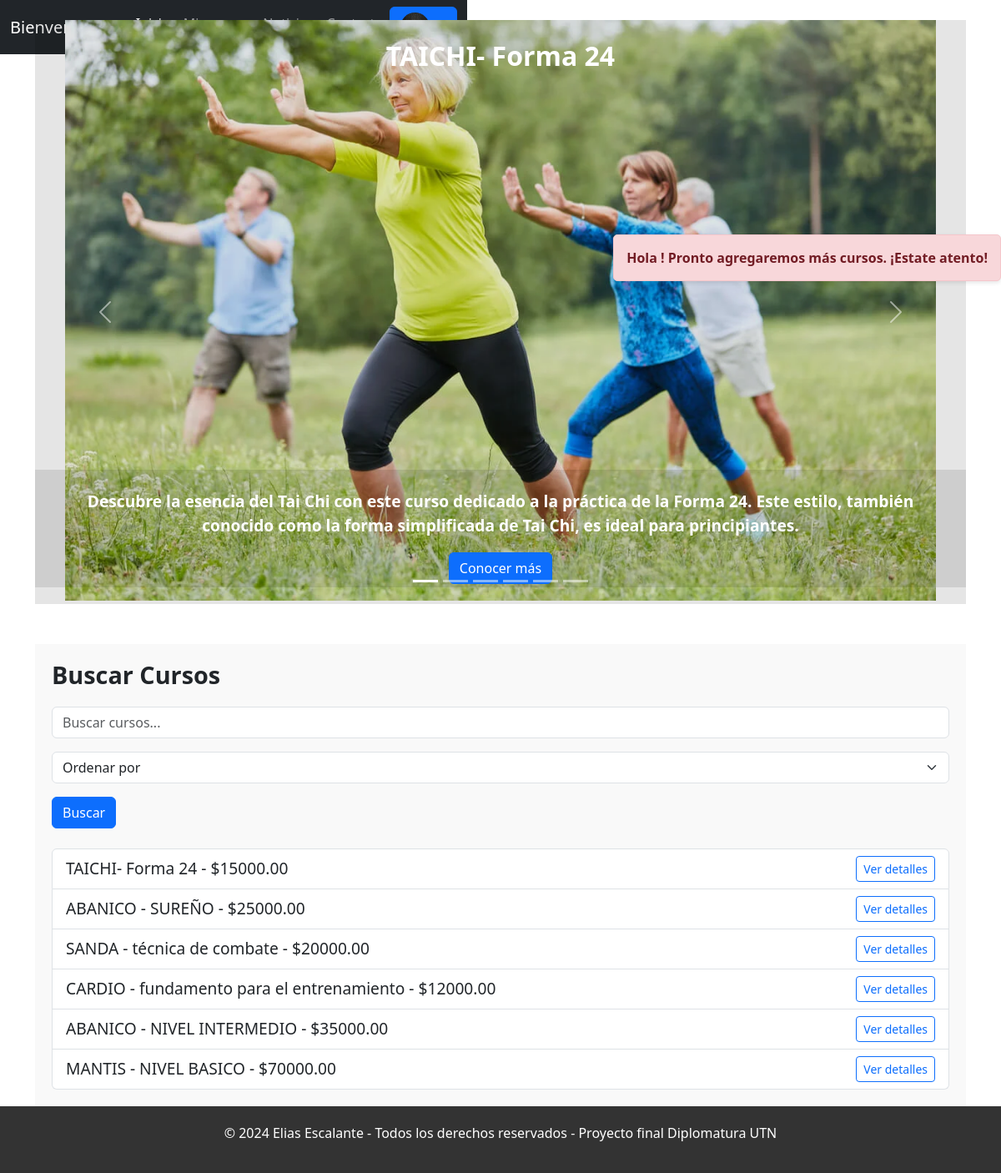
Page /cursos/home/ on the earlier database version.
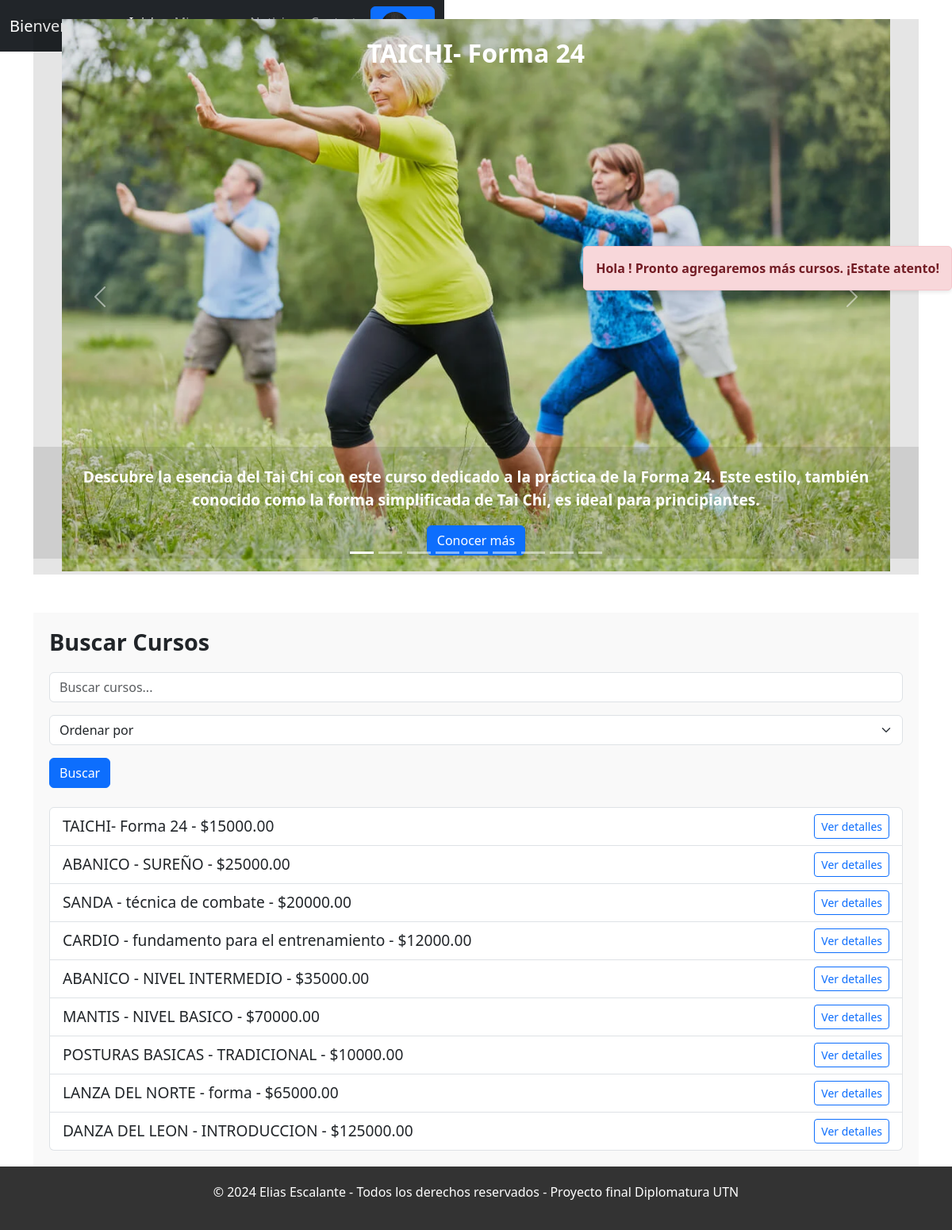
Same page on the later database version.
### cursos/models.py (models this page shows, shortened)
class Curso(models.Model):
    nombre = models.CharField(max_length=50)
    comision = models.CharField(max_length=20)
    Profesor = models.CharField(max_length=50)
    Descripcion = models.TextField(max_length=500)
    cupo = models.IntegerField(default=0)
    precio = models.DecimalField(max_digits=12, decimal_places=2, default=0.00)
    imagen = models.ImageField(upload_to="producto/%Y/%m/%d", blank=True, null=True)
    direccion= models.CharField(max_length=200)

### cursos/views.py (the view)
# urls.py: path('home/', views.home_cursos, name='home_cursos'),
def home_cursos(request):
    cursos = Curso.objects.all()
    query = request.GET.get('q', '')
    if query:
        cursos = cursos.filter(nombre__icontains=query)
    order = request.GET.get('order', '')
    if order == 'alfabetico':
        cursos = cursos.order_by('nombre')
    elif order == 'precio':
        cursos = cursos.order_by('precio')
    return render(request, 'cursos/home.html', {'cursos': cursos})

### templates/cursos/home.html (shortened to what this page needs)
{% extends "layout.html" %}
{% load static %}
{% block content %}
    {% include 'descripcion_lateral.html' %}
    <link rel="stylesheet" href="{% static 'cursos/home/css/style.css' %}">
    <div class="col-12">
        <div id="carouselExampleIndicators" class="carousel slide" data-bs-ride="carousel">
            <div class="carousel-indicators">
                {% for curso in cursos %}
                    <button type="button" data-bs-target="#carouselExampleIndicators" data-bs-slide-to="{{ forloop.counter0 }}" class="{% if forloop.first %}active{% endif %}" aria-label="Slide {{ forloop.counter }}"></button>
                {% endfor %}
            </div>
            <div class="carousel-inner">
                {% for curso in cursos %}
                    <div class="carousel-item {% if forloop.first %}active{% endif %}">
                        <img class="card-img-top pb-1 img_lat" src="{{ curso.imagen.url }}" alt="{{ curso.nombre }}" />
                        <div class="carousel-caption d-none d-md-block text-white p-4 position-absolute top-0 start-0 w-100 bg-opacity-50">
                            <h5 style="font-size: 2rem; font-weight: bold;">{{ curso.nombre }}</h5>
                        </div>
                        <div class="carousel-caption d-none d-md-block text-white p-4 position-absolute bottom-0 start-0 w-100 bg-opacity-50">
                            <p style="font-size: 1.2rem;">{{ curso.Descripcion|truncatewords:100 }}</p>
                            <a href="{% url 'detalle_curso' curso.id %}" class="btn btn-primary">Conocer más</a>
                        </div>
                    </div>
                {% endfor %}
            </div>
            <button class="carousel-control-prev" type="button" data-bs-target="#carouselExampleIndicators" data-bs-slide="prev">
                <span class="carousel-control-prev-icon" aria-hidden="true"></span>
            </button>
            <button class="carousel-control-next" type="button" data-bs-target="#carouselExampleIndicators" data-bs-slide="next">
                <span class="carousel-control-next-icon" aria-hidden="true"></span>
            </button>
        </div>
    </div>
    <section id="search-section" class="mt-5">
        <h2>Buscar Cursos</h2>
        <form method="GET" action="{% url 'home_cursos' %}">
            <div class="mb-3">
                <input type="text" name="q" class="form-control" placeholder="Buscar cursos..." value="{{ query }}">
            </div>
            <div class="mb-3">
                <select name="order" class="form-select">
                    <option value="">Ordenar por</option>
                </select>
            </div>
            <button type="submit" class="btn btn-primary">Buscar</button>
        </form>
        <div id="course-results" class="mt-4">
            {% if cursos %}
                <ul class="list-group">
                    {% for curso in cursos %}
                        <li class="list-group-item d-flex justify-content-between align-items-center">
                            {{ curso.nombre }} - ${{ curso.precio }}
                            <a href="{% url 'detalle_curso' curso.id %}" class="btn btn-outline-primary btn-sm">Ver detalles</a>
                        </li>
                    {% endfor %}
                </ul>
            {% else %}
                <p>No se encontraron cursos.</p>
            {% endif %}
        </div>
    </section>
{% endblock %}

Differences in the rows shown:
added Curso: nombre "POSTURAS BASICAS - TRADICIONAL", precio "10000.00"
added Curso: nombre "LANZA DEL NORTE - forma", precio "65000.00"
added Curso: nombre "DANZA DEL LEON - INTRODUCCION", precio "125000.00"
